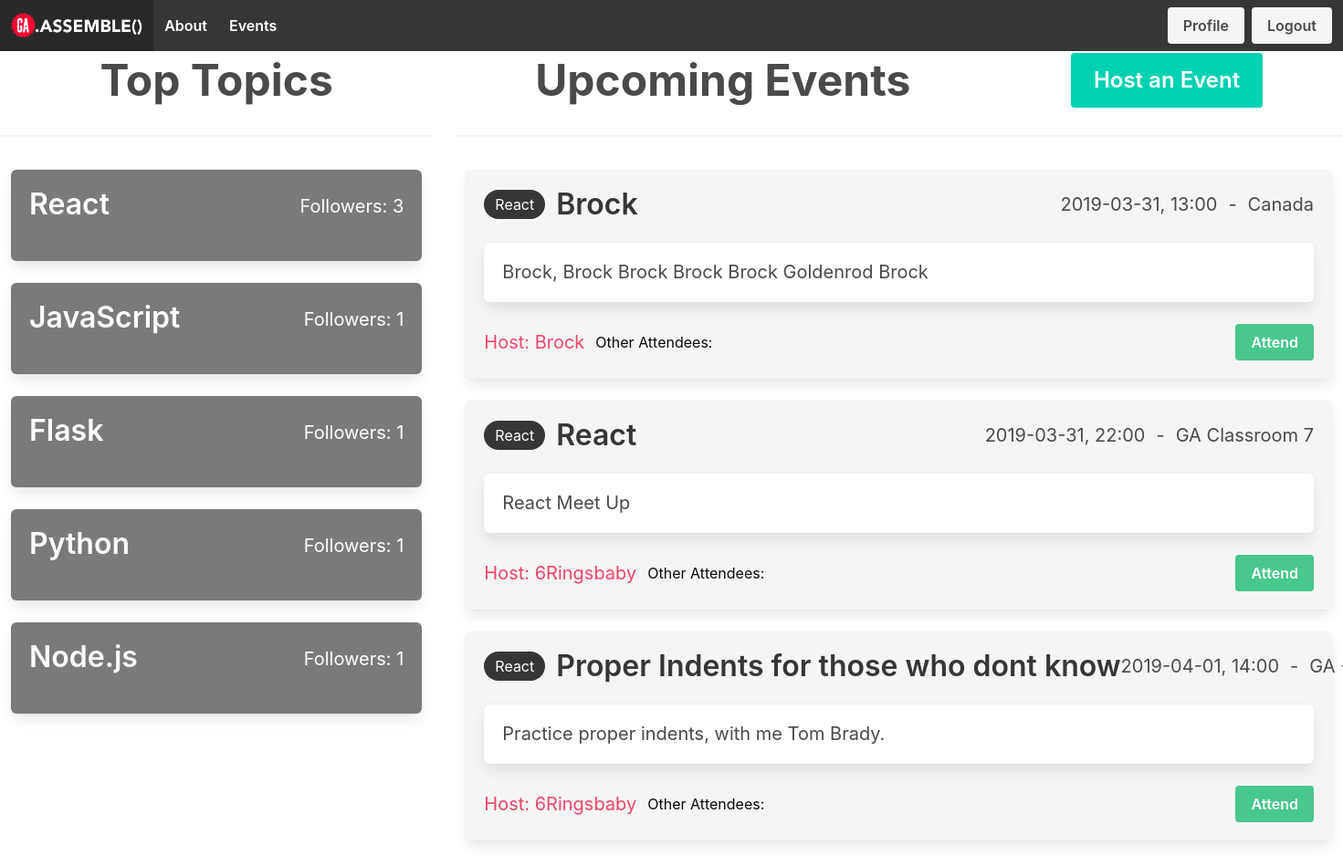
The page /main/2 (signed in) on the database its author committed.
### models.py (models this page shows, shortened)
class Topic(Model):
    name = CharField(50, unique=True)
    class Meta:
        database = DATABASE

class Event(Model):
    title = CharField(100)
    event_time = DateTimeField()
    location = CharField(200)
    details = TextField(500)
    topic = ForeignKeyField(model=Topic,backref="event")
    created_by_id = ForeignKeyField(model=User,backref="user")
    class Meta:
        database = DATABASE

class User(UserMixin, Model):
    username = CharField(unique=True)
    fullname = CharField()
    email = CharField(unique=True)
    password = CharField(max_length=100)
    joined_at = DateTimeField(default=datetime.datetime.now)
    is_admin = BooleanField(default=False)
    class Meta:
        database = DATABASE

### app.py (the view)
@app.route('/main')
@app.route('/main/')
@app.route('/main/<topicid>', methods=['GET'])
@login_required
def main(topicid=None):
    if topicid != None:
        events = models.Event.select().where(models.Event.topic_id == topicid)
    else:
        events = models.Event.select()
    topics = models.Topic.select(models.Topic.id, models.Topic.name, fn.COUNT(models.User_Topics.user_id).alias('num_of_followers')).join(
        models.User_Topics, JOIN.LEFT_OUTER, on=(models.Topic.id == models.User_Topics.topic_id)).group_by(models.Topic.id, models.Topic.name)
    eventForm = forms.EventForm()
    user_events = models.User_Events.select()
    user = g.user._get_current_object()
    attending = models.User_Events.select(models.User_Events.event_id).where(
        models.User_Events.user_id == user.id)
    return render_template('main.html', topics=topics, events=events, form=eventForm, user_events=user_events, attending=attending, user=user)

### app.py (called while the page is built)
@login_manager.user_loader
def load_user(userid):
    try:
        return models.User.get(models.User.id == userid)
    except models.DoesNotExist:
        return None

@app.before_request
def before_request():
    g.db = models.DATABASE
    g.db.connect()
    g.user = current_user

@app.after_request
def after_request(response):
    g.db.close()
    return response

### templates/main.html (shortened to what this page needs)
<!DOCTYPE html>
<html lang="en">
<head>
    <link rel='stylesheet' href='https://cdnjs.cloudflare.com/ajax/libs/bulma/0.7.4/css/bulma.css'/>
    <link rel='stylesheet' href="{{url_for('static',filename='style.css')}}"/>
</head>
<body class='has-navbar-fixed-top'>
    {% include 'nav.html' %}
    {% from 'macros.html' import render_topic, render_event %}
    <div class='columns'>
        <div class='column is-one-third'>
            <div class='level'>
                <h1 class='level-item is-size-1 has-text-weight-bold'>Top Topics</h1>
            </div>
            <hr>
            <div class='tile is-parent is-vertical'>
                {% for topic in topics|sort(reverse=True, attribute='num_of_followers')%}
                {{ render_topic(topic) }}
                {% endfor %}
            </div>
        </div>
        <div class='column is-two-thirds'>
            <div class='level'>
                <h1 class='event-header level-item is-size-1 has-text-weight-bold'>Upcoming Events</h1>
                {% include 'event.html'%}
            </div>
            <hr>
            <div class='event-list tile is-parent is-vertical'>
                {% for event in events|sort(attribute='event_time') %}
                {{ render_event(event,user_events,attending,user)}}
                {% endfor %}
            </div>
        </div>
    </div>
</body>
</html>

### templates/macros.html (shortened to what this page needs)
 {% macro render_topic(topic) %}
<div
  data-id="{{ topic.id }}"
  data-name="{{ topic.name }}"
  class="topic tile box is-child has-background-grey"
>
  <a class="level" href="{{url_for('main', topicid=topic.id)}}">
    <p class="title has-text-white level-left">{{ topic.name }}</p>
    <p class="subtitle has-text-white level-right">
      {% if topic.num_of_followers %} Followers: {{ topic.num_of_followers }}
      {% else %} Followers: 0 {% endif %}
    </p>
  </a>
</div>
{% endmacro %}  {% macro render_event(event,user_events,attending,user) %}
<div
  data-id="{{ event.id }}"
  class="event tile box is-child has-background-light"
>
  <div class="level">
    <div class="level-left">
      <p class="level-item tag is-dark is-rounded is-size-6">
        {{ event.topic.name }}
      </p>
      <p class="level-item title">{{ event.title }}</p>
    </div>
    <div class="level-right">
      <p class="level-item is-size-5">
        {{ event.event_time.replace("T", ", ") }}
      </p>
      <p class="level-item is-size-5">-</p>
      <p class="level-item is-size-5">{{ event.location }}</p>
    </div>
  </div>
  <div class="box">
    <p class="subtitle is-multiline">{{ event.details }}</p>
  </div>
  <div class="level">
    <div class="level-left">
      <p class="level-item has-text-danger is-size-5">
        Host: {{ event.created_by_id.username }}
      </p>
      <p class="level-item has-text-black is-size-6">Other Attendees:</p>
    </div>
    <div class="level-right">
      {% if event.created_by_id.id == user.id %}
      <a class="level-item button is-warning has-text-weight-semibold" disabled
        >Hosting</a
      >
      {% elif event.id in attending|map(attribute='event_id') %}
      <a
        class="level-item button is-danger has-text-weight-semibold"
        href="{{url_for('unattend_from_main', eventid=event.id, topicid=event.topic_id)}}"
        >Unattend</a
      >
      {% else %}
      <a
        class="level-item button is-success has-text-weight-semibold"
        href="{{url_for('attend_event', eventid=event.id, topicid=event.topic_id)}}"
        >Attend</a
      >
      {% endif %}
    </div>
  </div>
</div>
{% endmacro %}

### rows shown on the page
Topic: name "React", num_of_followers "3"
Topic: name "JavaScript", num_of_followers "1"
Topic: name "Flask", num_of_followers "1"
Topic: name "Python", num_of_followers "1"
Topic: name "Node.js", num_of_followers "1"
Event: topic.name "React", title "Brock", event_time.replace "2019-03-31, 13:00", location "Canada", details "Brock, Brock Brock Brock Brock Goldenrod Brock", created_by_id.username "Brock"
Event: topic.name "React", title "React", event_time.replace "2019-03-31, 22:00", location "GA Classroom 7", details "React Meet Up", created_by_id.username "6Ringsbaby"
Event: topic.name "React", title "Proper Indents for those who dont know", event_time.replace "2019-04-01, 14:00", location "GA…", details "Practice proper indents, with me Tom Brady.", created_by_id.username "6Ringsbaby"
